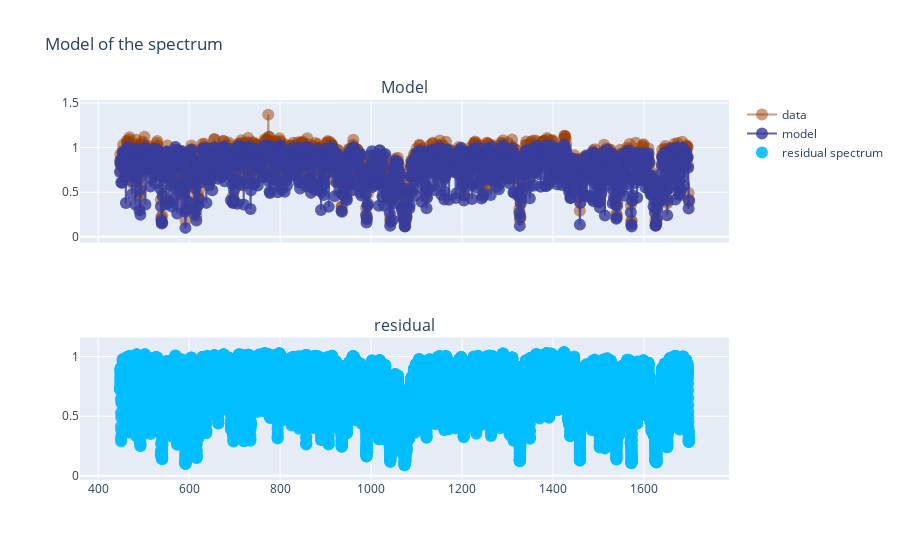

Notebook source saved alongside this figure:
### Code cell
S_mod.show([v,a,b,s], i[i_ok], f_i[i_ok], res=False, dx=0.1)

### Figure 1 — Plotly figure (JSON) as saved in the notebook; plotly's stock layout.template omitted (floating-point values rounded to 4 significant figures; data arrays with more than 128 entries replaced by an {"elided": "..."} marker saying what was removed)
{"data": [{"marker": {"color": "rgba(155,60,0,0.5)", "size": 12}, "mode": "markers+lines", "name": "data", "type": "scatter", "x": {"elided": "1252 int values"}, "xaxis": "x", "y": {"elided": "1252 float values"}, "yaxis": "y"}, {"marker": {"color": "rgba(55,60,155,0.8)", "size": 12}, "mode": "markers+lines", "name": "model", "type": "scatter", "x": {"elided": "1252 int values"}, "xaxis": "x", "y": {"elided": "1252 float values"}, "yaxis": "y"}, {"marker": {"color": "rgba(0,190,255,0.9)", "size": 12}, "mode": "markers", "name": "residual spectrum", "type": "scatter", "x": {"elided": "12510 float values"}, "xaxis": "x2", "y": {"elided": "12510 float values"}, "yaxis": "y2"}], "layout": {"annotations": [{"font": {"size": 16}, "showarrow": false, "text": "Model", "x": 0.5, "xanchor": "center", "xref": "paper", "y": 1, "yanchor": "bottom", "yref": "paper"}, {"font": {"size": 16}, "showarrow": false, "text": "residual", "x": 0.5, "xanchor": "center", "xref": "paper", "y": 0.375, "yanchor": "bottom", "yref": "paper"}], "title": {"text": "Model of the spectrum"}, "xaxis": {"anchor": "y", "domain": [0, 1], "matches": "x2", "showticklabels": false}, "xaxis2": {"anchor": "y2", "domain": [0, 1]}, "yaxis": {"anchor": "x", "domain": [0.625, 1]}, "yaxis2": {"anchor": "x2", "domain": [0, 0.375]}}}
